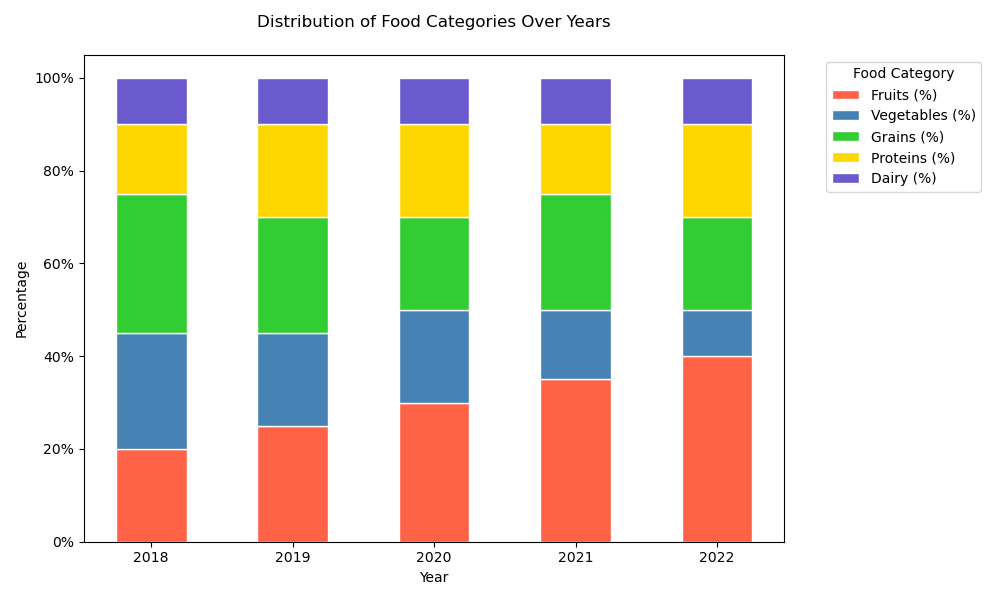

Write Python code to recreate this figure.

import matplotlib.pyplot as plt
import pandas as pd

# Given data
data = [
    {'Year': 2018, 'Fruits (%)': 20, 'Vegetables (%)': 25, 'Grains (%)': 30, 'Proteins (%)': 15, 'Dairy (%)': 10},
    {'Year': 2019, 'Fruits (%)': 25, 'Vegetables (%)': 20, 'Grains (%)': 25, 'Proteins (%)': 20, 'Dairy (%)': 10},
    {'Year': 2020, 'Fruits (%)': 30, 'Vegetables (%)': 20, 'Grains (%)': 20, 'Proteins (%)': 20, 'Dairy (%)': 10},
    {'Year': 2021, 'Fruits (%)': 35, 'Vegetables (%)': 15, 'Grains (%)': 25, 'Proteins (%)': 15, 'Dairy (%)': 10},
    {'Year': 2022, 'Fruits (%)': 40, 'Vegetables (%)': 10, 'Grains (%)': 20, 'Proteins (%)': 20, 'Dairy (%)': 10}
]

# Convert the dictionary list to a DataFrame
df = pd.DataFrame(data)

# Set the index to 'Year'
df.set_index('Year', inplace=True)

# Calculate the cumulative sum of the percentages to stack them correctly
cumulative_values = df.cumsum(axis=1)

# Create the 100% stacked bar chart using matplotlib
colors = ['#FF6347', '#4682B4', '#32CD32', '#FFD700', '#6A5ACD']  # Custom color codes
fig, ax = plt.subplots(figsize=(10, 6))  # Change the width and height of the chart

bar_width = 0.5  # Adjust the bar width
for i, col in enumerate(df.columns):
    # We'll plot the bottom values for all but the first column (i.e., index 0)
    bottom_values = cumulative_values.iloc[:, i-1] if i > 0 else None
    ax.bar(
        df.index,
        df[col],
        bottom=bottom_values,
        color=colors[i],
        edgecolor='white',
        label=col,
        width=bar_width
    )

# Add some customizations
ax.set_xticks(df.index)
ax.set_xticklabels(df.index, rotation=0)
ax.set_xlabel('Year')
ax.set_ylabel('Percentage')
ax.set_title('Distribution of Food Categories Over Years', pad=20)
ax.legend(title='Food Category', bbox_to_anchor=(1.05, 1), loc='upper left')

# Change the y-ticks to percentage
yticks = ax.get_yticks()
ax.set_yticklabels(['{}%'.format(int(y)) for y in yticks])

plt.tight_layout()

# Display the plot
plt.show()
